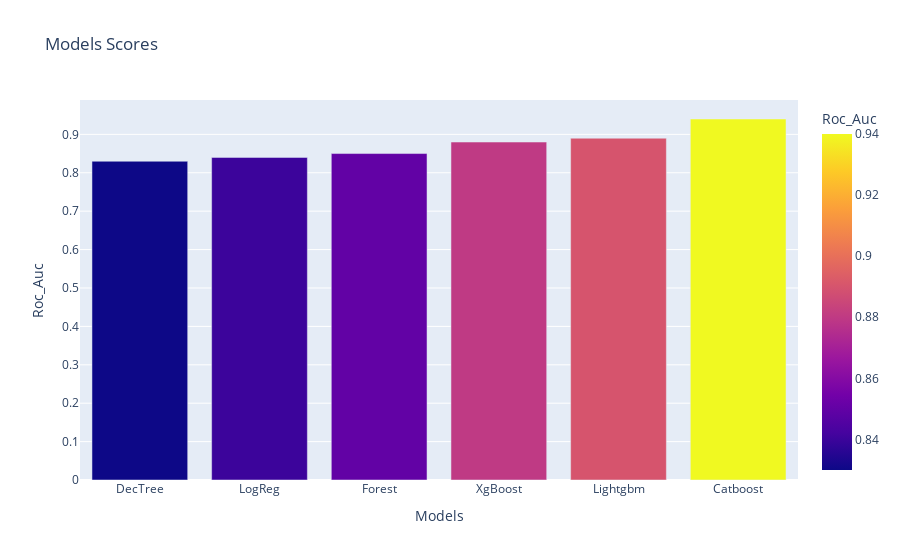

Notebook source saved alongside this figure:
### Code cell
fig = px.bar(data, y='Roc_Auc',x = 'Models',color="Roc_Auc", title="Models Scores",)
fig.show()

### Figure 1 — Plotly figure (JSON) as saved in the notebook; plotly's stock layout.template omitted (floating-point values rounded to 4 significant figures)
{"data": [{"alignmentgroup": "True", "hovertemplate": "Models=%{x}<br>Roc_Auc=%{marker.color}<extra></extra>", "legendgroup": "", "marker": {"color": [0.83, 0.84, 0.85, 0.88, 0.89, 0.94], "coloraxis": "coloraxis"}, "name": "", "offsetgroup": "", "orientation": "v", "showlegend": false, "textposition": "auto", "type": "bar", "x": ["DecTree", "LogReg", "Forest", "XgBoost", "Lightgbm", "Catboost"], "xaxis": "x", "y": [0.83, 0.84, 0.85, 0.88, 0.89, 0.94], "yaxis": "y"}], "layout": {"barmode": "relative", "coloraxis": {"colorbar": {"title": {"text": "Roc_Auc"}}, "colorscale": [[0, "#0d0887"], [0.1111, "#46039f"], [0.2222, "#7201a8"], [0.3333, "#9c179e"], [0.4444, "#bd3786"], [0.5556, "#d8576b"], [0.6667, "#ed7953"], [0.7778, "#fb9f3a"], [0.8889, "#fdca26"], [1, "#f0f921"]]}, "legend": {"tracegroupgap": 0}, "title": {"text": "Models Scores"}, "xaxis": {"anchor": "y", "domain": [0, 1], "title": {"text": "Models"}}, "yaxis": {"anchor": "x", "domain": [0, 1], "title": {"text": "Roc_Auc"}}}}
